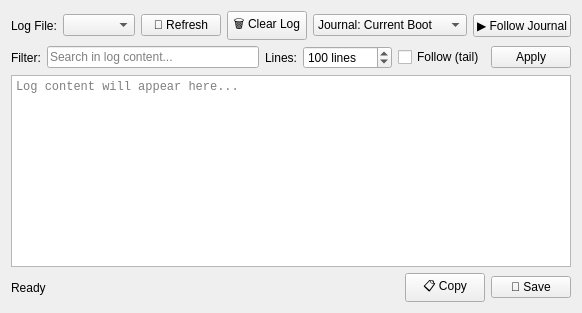
      <widget class="QWidget" name="logsTab">
       <attribute name="title">
        <string>Logs</string>
       </attribute>
       <layout class="QVBoxLayout" name="verticalLayout_logs">
        <item>
         <layout class="QHBoxLayout" name="logsTopLayout">
          <item>
           <widget class="QLabel" name="logFileLabel">
            <property name="text">
             <string>Log File:</string>
            </property>
           </widget>
          </item>
          <item>
           <widget class="QComboBox" name="logFileComboBox" />
          </item>
          <item>
           <widget class="QPushButton" name="refreshLogsButton">
            <property name="text">
             <string>🔄 Refresh</string>
            </property>
           </widget>
          </item>
          <item>
           <widget class="QPushButton" name="clearLogButton">
            <property name="text">
             <string>🗑️ Clear Log</string>
            </property>
           </widget>
          </item>
          <item>
           <widget class="QComboBox" name="bootSelectCombo">
            <property name="toolTip">
             <string>Load the systemd journal for a specific boot</string>
            </property>
            <item>
             <property name="text">
              <string>Journal: Current Boot</string>
             </property>
            </item>
            <item>
             <property name="text">
              <string>Journal: Previous Boot</string>
             </property>
            </item>
            <item>
             <property name="text">
              <string>Journal: 2 Boots Ago</string>
             </property>
            </item>
           </widget>
          </item>
          <item>
           <widget class="QPushButton" name="followLogButton">
            <property name="text">
             <string>▶ Follow Journal</string>
            </property>
            <property name="checkable">
             <bool>true</bool>
            </property>
           </widget>
          </item>
         </layout>
        </item>
        <item>
         <layout class="QHBoxLayout" name="logsFilterLayout">
          <item>
           <widget class="QLabel" name="filterLabel">
            <property name="text">
             <string>Filter:</string>
            </property>
           </widget>
          </item>
          <item>
           <widget class="QLineEdit" name="logFilterEdit">
            <property name="placeholderText">
             <string>Search in log content...</string>
            </property>
           </widget>
          </item>
          <item>
           <widget class="QLabel" name="linesLabel">
            <property name="text">
             <string>Lines:</string>
            </property>
           </widget>
          </item>
          <item>
           <widget class="QSpinBox" name="logLinesSpinBox">
            <property name="suffix">
             <string> lines</string>
            </property>
            <property name="minimum">
             <number>10</number>
            </property>
            <property name="maximum">
             <number>10000</number>
            </property>
            <property name="value">
             <number>100</number>
            </property>
           </widget>
          </item>
          <item>
           <widget class="QCheckBox" name="tailLogCheckBox">
            <property name="text">
             <string>Follow (tail)</string>
            </property>
            <property name="checked">
             <bool>false</bool>
            </property>
           </widget>
          </item>
          <item>
           <widget class="QPushButton" name="applyFilterButton">
            <property name="text">
             <string>Apply</string>
            </property>
           </widget>
          </item>
         </layout>
        </item>
        <item>
         <widget class="QTextEdit" name="logContentTextEdit">
          <property name="font">
           <font>
            <family>Monospace</family>
            <pointsize>9</pointsize>
           </font>
          </property>
          <property name="readOnly">
           <bool>true</bool>
          </property>
          <property name="placeholderText">
           <string>Log content will appear here...</string>
          </property>
         </widget>
        </item>
        <item>
         <layout class="QHBoxLayout" name="logsBottomLayout">
          <item>
           <widget class="QLabel" name="logStatusLabel">
            <property name="text">
             <string>Ready</string>
            </property>
           </widget>
          </item>
          <item>
           <spacer name="logsBottomSpacer">
            <property name="orientation">
             <enum>Qt::Orientation::Horizontal</enum>
            </property>
            <property name="sizeHint" stdset="0">
             <size>
              <width>40</width>
              <height>20</height>
             </size>
            </property>
           </spacer>
          </item>
          <item>
           <widget class="QPushButton" name="copyLogButton">
            <property name="text">
             <string>📋 Copy</string>
            </property>
           </widget>
          </item>
          <item>
           <widget class="QPushButton" name="saveLogButton">
            <property name="text">
             <string>💾 Save</string>
            </property>
           </widget>
          </item>
         </layout>
        </item>
       </layout>
      </widget>
